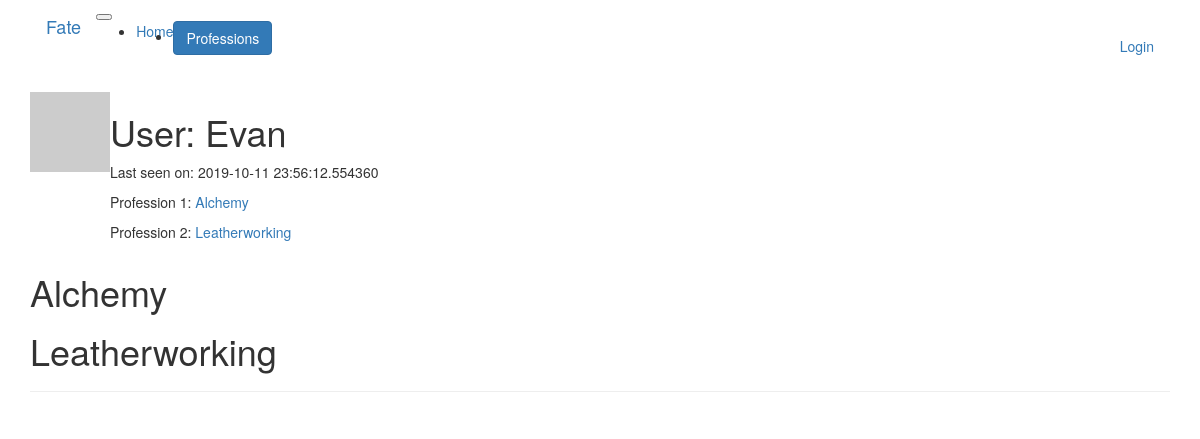
/user/Evan, run on the app's committed database.
### app/models.py (models this page shows, shortened)
class User(UserMixin, db.Model):
    id = db.Column(db.Integer, primary_key=True)
    username = db.Column(db.String(64), index=True, unique=True)
    email = db.Column(db.String(120), index=True, unique=True)
    password_hash = db.Column(db.String(128))
    about_me = db.Column(db.String(140))
    last_seen = db.Column(db.DateTime, default=datetime.utcnow)
    profession_one = db.Column(db.String(128), default='None')
    profession_two = db.Column(db.String(128), default='None')
    known_recipes = db.relationship(
        'ProfessionItem',
        secondary=user_recipes,
        primaryjoin=(user_recipes.c.user_id==id),
        backref=db.backref('item', lazy='dynamic'), lazy='dynamic'
    )
    def avatar(self, size):
        digest = md5(self.email.lower().encode('utf-8')).hexdigest()
        return 'https://www.gravatar.com/avatar/{}?d=identicon&s={}'.format(
            digest, size)

### app/routes.py (the view)
@app.route('/user/<username>')
def user(username):
    user = User.query.filter_by(username=username).first_or_404()
    recipes = user.known_recipes
    profession_one_recipes = recipes.filter_by(profession=user.profession_one).all()
    profession_two_recipes = recipes.filter_by(profession=user.profession_two).all()
    for recipe in profession_one_recipes:
        recipe.ingredients = RecipeIngredient.query.filter_by(item_id=recipe.id).all()
        for item in recipe.ingredients:
            item.name = ProfessionIngredient.query.filter_by(id=item.ingredient_id).first().name
    for recipe in profession_two_recipes:
        recipe.ingredients = RecipeIngredient.query.filter_by(item_id=recipe.id).all()
        for item in recipe.ingredients:
            item.name = ProfessionIngredient.query.filter_by(id=item.ingredient_id).first().name
    return render_template('user.html', user=user, profession_one=user.profession_one, profession_two=user.profession_two, profession_one_recipes=profession_one_recipes, profession_two_recipes=profession_two_recipes)

### app/routes.py (called while the page is built)
@app.before_request
def before_request():
    if current_user.is_authenticated:
        current_user.last_seen = datetime.utcnow()
        db.session.commit()

### app/templates/user.html (shortened to what this page needs)
{% extends "base.html" %}
{% block app_content %}
    <table>
        <tr valign="top">
            <td><img src="{{ user.avatar(128) }}"></td>
            <td>
                <h1>User: {{ user.username }}</h1>
                {% if user.last_seen %}<p>Last seen on: {{ user.last_seen }}</p>{% endif %}
                {% if user.profession_one != 'None' %}<p>Profession 1: <a href="{{ url_for('recipes', profession=user.profession_one) }}">{{ user.profession_one }}</a></p>{% endif %}
                {% if user.profession_two != 'None' %}<p>Profession 2: <a href="{{ url_for('recipes', profession=user.profession_two) }}">{{ user.profession_two }}</a></p>{% endif %}
            </td>
        </tr>
    </table>
    <h1>{{ profession_one }}</h1>
    <h1>{{ profession_two }}</h1>
    <hr>
{% endblock %}

### data on the page
User: username "Evan", last_seen "2019-10-11 23:56:12.554360", profession_one "Alchemy", profession_two "Leatherworking"
